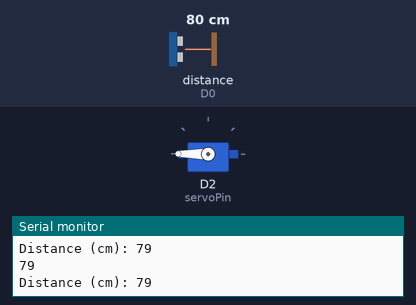
The sketch below on a simulated ESP8266 (NodeMCU). Parts: servo, the last lines printed to the serial monitor. Wiring (inferred from the names in the program): ultrasonic range finder: trigger D1; echo D0. The inputs (shaded band) are chosen by the test bench; at power-on: distance to the obstacle (sensor on D0) 80 cm. The echo pulse lasts 58.3 µs per cm; WiFi joins after 1.5 s; servers stay silent unless stated.

Above: at 3.0 s.
3.1 s: distance to the obstacle (sensor on D0) set to 22 cm
4.6 s: distance to the obstacle (sensor on D0) set to 19 cm
At 5.2 s:
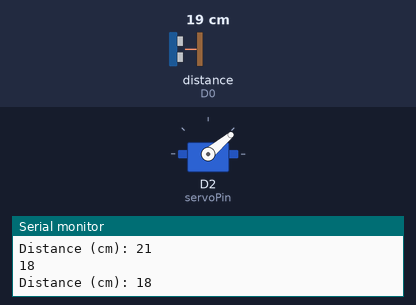
Timing chart, 0 to 11.6 s (numbered marks = the images above; inputs shaded):
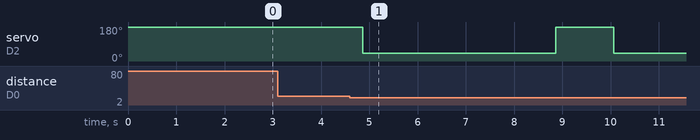

The sketch:

sketch_dec06b.ino
```cpp
#include <Servo.h>
#include <ESP8266WiFi.h>
#include <BlynkSimpleEsp8266.h>

Servo myServo;
int servoPin = D2;       // The port of Servor Motor

const int trig = D1;     // The port of HC-SR04
const int echo = D0;     // The port of HC-SR04


char auth[] = "QpfWcHrq421b48bsVc1r2dnURdvOuPfE";//Enter Auth token
char ssid[] = ")::(";                          //Enter WIFI name
char pass[] = "1234567890";                        //Enter WIFI password

float GetDistance(){
    unsigned long duration;    // Measure time
    int distanceCm;            // Measure distance

    /* Setting the trig */
    digitalWrite(trig,0);   // Turn off trig
    delayMicroseconds(2);
    digitalWrite(trig,1);   // Turn on trig
    delayMicroseconds(5);
    digitalWrite(trig,0);   // Turn off trig

    /* Measure time */
    // Measure the HIGH signal at echo pin.
    duration = pulseIn(echo,HIGH);
    // Measure distance to the object.
    distanceCm = int(duration/2/29.412);
    delay(200);

  return distanceCm;
}

void setup() {
  Serial.begin(9600);
  myServo.attach(servoPin);
  myServo.write(180);
  pinMode(trig,OUTPUT);   // trig pin release a signal
  pinMode(echo,INPUT);    // echo pin catch the signal

  WiFi.begin(ssid, pass);
  Blynk.begin(auth, ssid, pass, "blynk.cloud", 80);
}

void loop() {
  Blynk.run(auth);

  long distance = GetDistance();
  Serial.println(distance);
  if (distance <= 0)
  {
    Serial.println("Overtime !!");
  }
  else
  {
    Serial.print("Distance (cm): ");
    Serial.println(distance);
  }

  if (distance < 20) {
     runServo();
  }
}

void runServo() {
  myServo.write(40);  // Servo Motor start
  delay(4000);
  myServo.write(180); // Servo Motor back to position
  delay(1000);
}

BLYNK_WRITE(V0) {
   myServo.write(param.asInt());  // Control the Servo Motor through Blynk
}

BLYNK_WRITE(V1) {
   myServo.write(param.asInt());  // Control the Servo Motor through Blynk
}
```

Measured:
- the behaviour switches between 21 and 20 cm on distance to the obstacle (sensor on D0) (found by bisection; images 0 and 1)
- after the input at 4.6 s, servo on D2 (servoPin): 180° → 40° after 0.26 s, → 180° 4.0 s later, → 40° 1.2 s later
